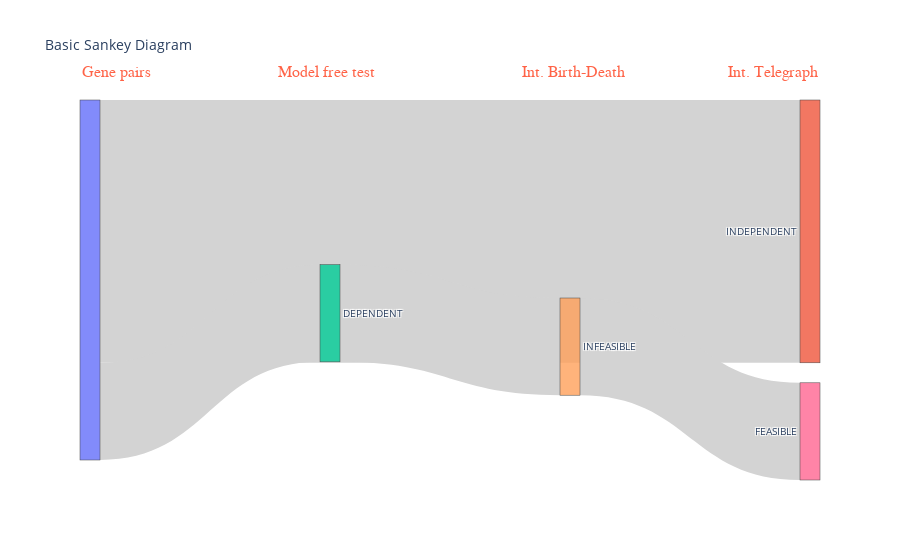
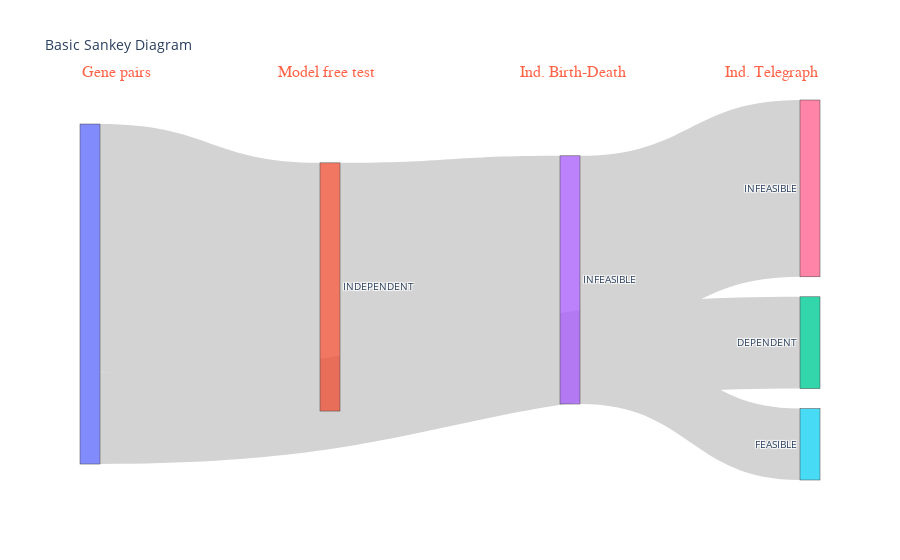

Write notebook code for charts like these, in order.
### Code cell
for result in results_list:
    sankey_from_df(result['result_summary_int'])
    sankey_from_df(result['result_summary_ind'])

### Figure 1 — Plotly figure (JSON) as saved in the notebook; plotly's stock layout.template omitted (floating-point values rounded to 4 significant figures)
{"data": [{"link": {"color": "lightgrey", "source": [0, 0, 1, 1, 2, 2, 3, 3, 4, 4], "target": [1, 2, 3, 4, 3, 4, 5, 6, 5, 6], "value": [73, 27, 0, 0, 0, 27, 0, 0, 0, 27]}, "node": {"label": ["", "INDEPENDENT", "DEPENDENT", "nan", "INFEASIBLE", "nan", "FEASIBLE"]}, "type": "sankey"}], "layout": {"annotations": [{"align": "center", "font": {"color": "tomato", "family": "Courier New, monospace", "size": 16}, "showarrow": false, "text": "Gene pairs", "x": 0, "xref": "paper", "y": 1.1, "yref": "paper"}, {"align": "center", "font": {"color": "tomato", "family": "Courier New, monospace", "size": 16}, "showarrow": false, "text": "Model free test", "x": 0.3333, "xref": "paper", "y": 1.1, "yref": "paper"}, {"align": "center", "font": {"color": "tomato", "family": "Courier New, monospace", "size": 16}, "showarrow": false, "text": "Int. Birth-Death", "x": 0.6667, "xref": "paper", "y": 1.1, "yref": "paper"}, {"align": "center", "font": {"color": "tomato", "family": "Courier New, monospace", "size": 16}, "showarrow": false, "text": "Int. Telegraph", "x": 1, "xref": "paper", "y": 1.1, "yref": "paper"}], "font": {"size": 10}, "plot_bgcolor": "rgba(0,0,0,0)", "title": {"text": "Basic Sankey Diagram"}, "xaxis": {"showgrid": false, "visible": false, "zeroline": false}, "yaxis": {"showgrid": false, "visible": false, "zeroline": false}}}

### Figure 2 — Plotly figure (JSON) as saved in the notebook; plotly's stock layout.template omitted (floating-point values rounded to 4 significant figures)
{"data": [{"link": {"color": "lightgrey", "source": [0, 0, 1, 1, 2, 2, 3, 3, 3, 4, 4, 4], "target": [1, 2, 3, 4, 3, 4, 5, 6, 7, 5, 6, 7], "value": [73, 27, 73, 0, 0, 0, 21, 52, 0, 0, 0, 0]}, "node": {"label": ["", "INDEPENDENT", "DEPENDENT", "INFEASIBLE", "nan", "FEASIBLE", "INFEASIBLE", "nan"]}, "type": "sankey"}], "layout": {"annotations": [{"align": "center", "font": {"color": "tomato", "family": "Courier New, monospace", "size": 16}, "showarrow": false, "text": "Gene pairs", "x": 0, "xref": "paper", "y": 1.1, "yref": "paper"}, {"align": "center", "font": {"color": "tomato", "family": "Courier New, monospace", "size": 16}, "showarrow": false, "text": "Model free test", "x": 0.3333, "xref": "paper", "y": 1.1, "yref": "paper"}, {"align": "center", "font": {"color": "tomato", "family": "Courier New, monospace", "size": 16}, "showarrow": false, "text": "Ind. Birth-Death", "x": 0.6667, "xref": "paper", "y": 1.1, "yref": "paper"}, {"align": "center", "font": {"color": "tomato", "family": "Courier New, monospace", "size": 16}, "showarrow": false, "text": "Ind. Telegraph", "x": 1, "xref": "paper", "y": 1.1, "yref": "paper"}], "font": {"size": 10}, "plot_bgcolor": "rgba(0,0,0,0)", "title": {"text": "Basic Sankey Diagram"}, "xaxis": {"showgrid": false, "visible": false, "zeroline": false}, "yaxis": {"showgrid": false, "visible": false, "zeroline": false}}}
